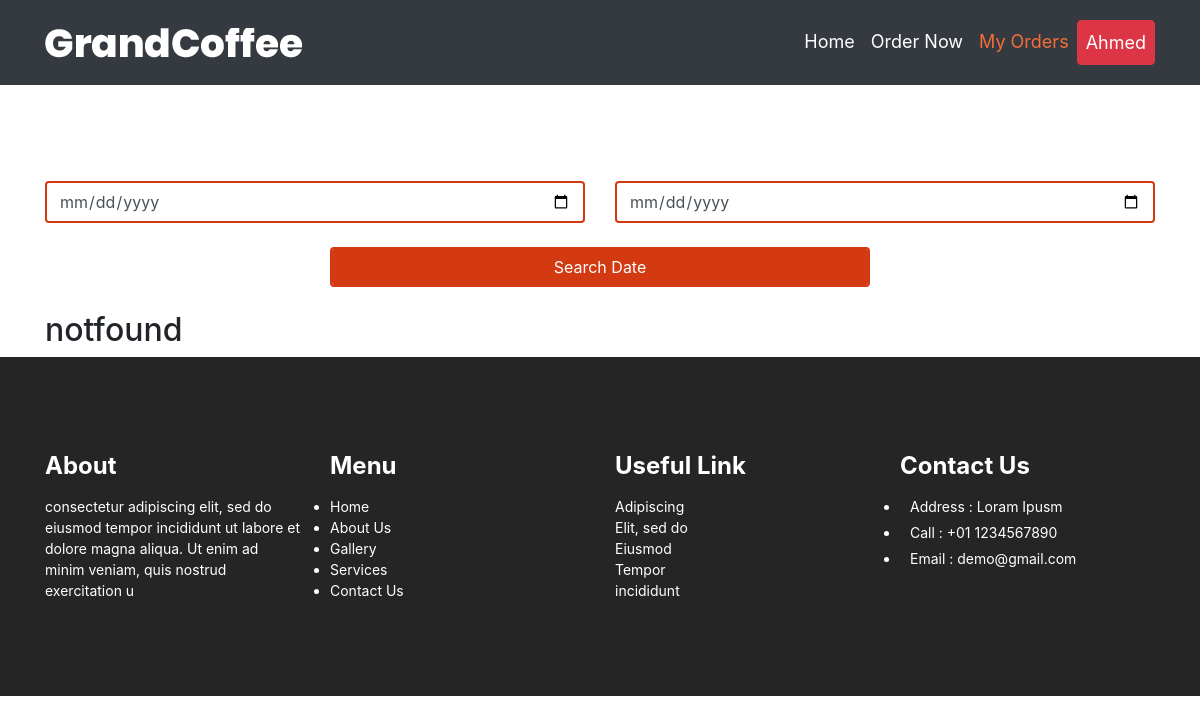
Before: /AhmedShuaib/newDP.php (signed in) with the older database file.
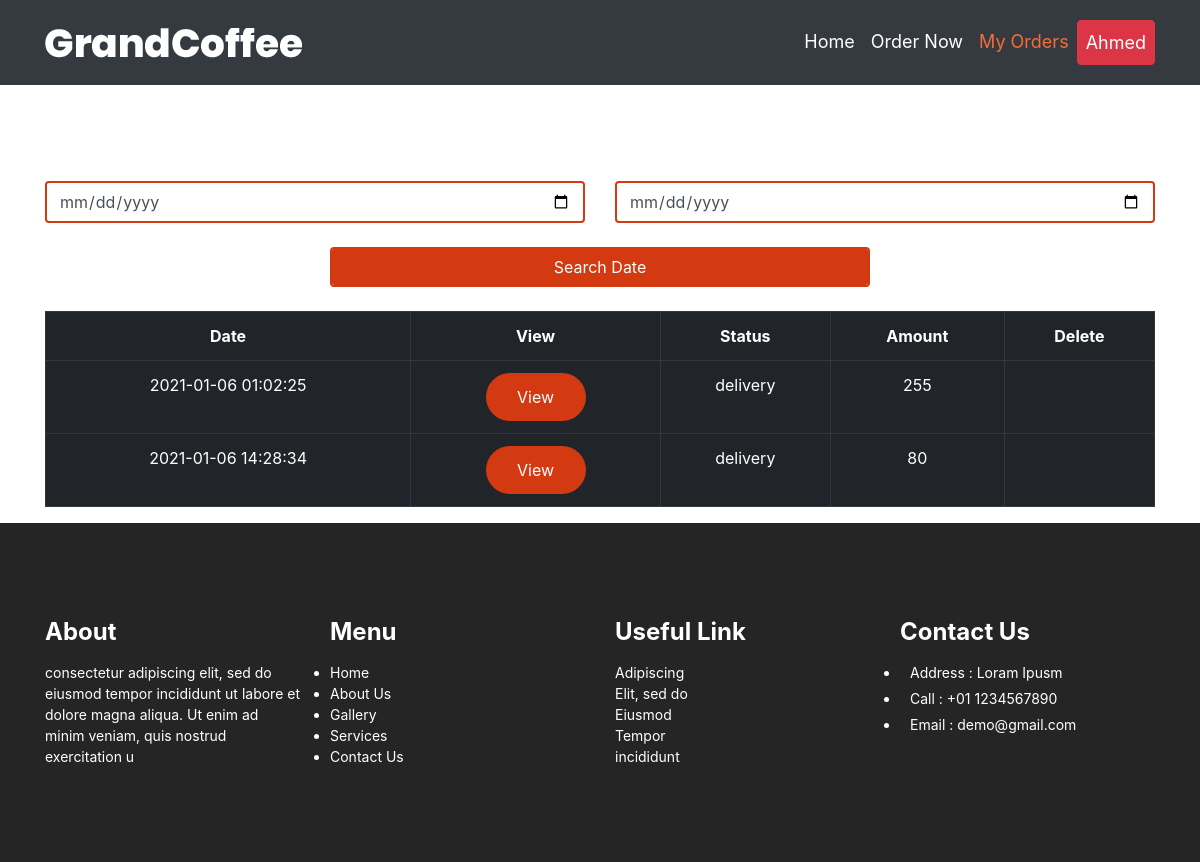
After: the same page with the newer database file.
### tables this page shows
CREATE TABLE IF NOT EXISTS `order_info` (
  `order_id` int NOT NULL AUTO_INCREMENT,
  `status` varchar(30) NOT NULL DEFAULT 'process',
  `user_fk` int NOT NULL,
  `date` datetime NOT NULL DEFAULT CURRENT_TIMESTAMP,
  `room` varchar(255) DEFAULT NULL,
  `note` varchar(255) DEFAULT NULL,
  `amount` int DEFAULT NULL,
  PRIMARY KEY (`order_id`),
  KEY `user_fk` (`user_fk`)
);

### AhmedShuaib/newDP.php (the view, shortened to what this page needs)
<?php
  $conn = mysqli_connect("localhost", "root", "root", "testorder");
      $query=mysqli_query($conn,"SELECT status,date,amount,order_id  FROM order_info where user_fk=".$_SESSION['user_id'] ) ;
      $count=mysqli_num_rows($query) ;
?>
<!DOCTYPE html>
<html>
<head>
    <link rel="stylesheet" href="../css/bootstrap.min.css" >
    <link rel="stylesheet" href="orderstyle.css" >
</head>
<body style="background-image:url('https://secure.static.tumblr.com/c69c1abeb6981723f568c6b2884d62d5/antrfuo/cs3n6zp96/tumblr_static_coffee-beans-string.jpg'); background-size: 1500px;">
<nav class="navbar navbar-expand-lg navbar-dark bg-dark">
   <div class="container">
               <div class="logo"><a href="#"><img src="../images/logo.png"></a></div>
               <div class="collapse navbar-collapse" id="navbarNav">
                  <ul class="navbar-nav ml-auto">
                     <li class="nav-item ">
                        <a class="nav-link" href="../home.php">Home</a>
                     </li>
                     <li class="nav-item">
                        <a class="nav-link" href="../Ahmedtarek/User/index.php">Order Now</a>
                     </li>
                     <li class="nav-item active">
                        <a class="nav-link" href="newDP.php">My Orders</a>
                     </li>
                        <a class="nav-link btn btn-danger" href="#"><?php echo $_SESSION['user_name']; ?> </a>
                  </ul>
   </div>
</nav>
            <br><br><br><br>
<div class="container">
<form  method="post">
     <div class="row">
     <div class="col-6">
    <input type="date"  name="FromDate" id="from" class="form-control" style="border:2px solid #d33a11;" ></div>
    <div class="col-6">
    <input type="date" name="ToDate" id="to" class="form-control" style="border:2px solid #d33a11;"></div>
    </div><br>
    <div class="row justify-content-center">
     <div class=" col-6 ">
    <input type="submit" name="search" id="search" value="Search Date" class="form-control font-weight-bolder"  style="border:2px solid #d33a11; background-color:#d33a11; color:#fff; color-weight:bold">
    </div>
    </div>
    <br>
    <?php
      if($count == "0")
      {
        echo '<h2>notfound</h2>' ;
      }
      else{  echo "<div id='table'> <table class='table table-dark table-bordered'  > <tr><th><center>Date</center></th>
                               <th><center>View</center></th>
                               <th><center>Status</center></th>
                               <th><center>Amount</center></th>
                               <th><center>Delete</center></th> </tr>" ;
        while($row = mysqli_fetch_array($query)){
          echo "<tr ><td class='text-center' >" .$row['date'] ." </td>
          <td><input type='button'  class='displayorder btn_delete' id=$row[order_id] value='View'></td>
                     <td class='text-center' >" .$row['status'] ."</td>
                     <td class='text-center' >" .$row['amount'] ."</td>
                    " ;
                     if ($row['status'] == "process"){
                      echo "<td> <a href='delete-order.php?delete=$row[order_id]  '> <input type='button' class='btn_delete' value='Delete'> </a></td>" ;
                     }else{
                       echo "<td> </td>" ;
                     }
          echo  "</tr>"  ;
        } echo "</table> </div>" ;
    }
    ?>
</form>
 </div>
         <div class="footer_section layout_padding">
         <div class="container">
            <div class="row">
               <div class="col-lg-3 col-sm-6">
                  <h3 class="useful_text">About</h3>
                  <p class="footer_text">consectetur adipiscing elit, sed do eiusmod tempor incididunt ut labore et dolore magna aliqua. Ut enim ad minim veniam, quis nostrud exercitation u</p>
               </div>
               <div class="col-lg-3 col-sm-6">
                  <h3 class="useful_text">Menu</h3>
                  <div class="footer_menu">
                     <ul>
                        <li><a href="index.html">Home</a></li>
                        <li><a href="about.html">About Us</a></li>
                        <li><a href="gallery.html">Gallery</a></li>
                        <li><a href="services.html">Services</a></li>
                        <li><a href="contact.html">Contact Us</a></li>
                     </ul>
                  </div>
               </div>
               <div class="col-lg-3 col-sm-6">
                  <h1 class="useful_text">Useful Link</h1>
                  <p class="dummy_text">Adipiscing Elit, sed do Eiusmod Tempor incididunt </p>
               </div>
               <div class="col-lg-3 col-sm-6">
                  <h1 class="useful_text">Contact Us</h1>
                  <div class="location_text">
                     <ul>
                        <li>
                           <a href="#">
                           <i class="fa fa-map-marker" aria-hidden="true"></i><span class="padding_left_10">Address : Loram Ipusm</span>
                           </a>
                        </li>
                        <li>
                           <a href="#">
                           <i class="fa fa-phone" aria-hidden="true"></i><span class="padding_left_10">Call : +01 1234567890</span>
                           </a>
                        </li>
                        <li>
                           <a href="#">
                           <i class="fa fa-envelope" aria-hidden="true"></i><span class="padding_left_10">Email : demo@gmail.com</span>
                           </a>
                        </li>
                     </ul>
                  </div>
               </div>
            </div>
         </div>
      </div>
</body>
</html>

### AhmedShuaib/orderstyle.css (style rules this page uses)
.navbar-dark .navbar-nav .active>.nav-link, .navbar-dark .navbar-nav .nav-link.active, .navbar-dark .navbar-nav .nav-link.show, .navbar-dark .navbar-nav .show>.nav-link { color: #f76d37; }
.navbar { padding: 20px 1rem; }
.navbar-expand-lg .navbar-nav .nav-link { padding-right: .5rem; padding-left: .5rem; font-size: 18px; color: #fff; }
.btn_delete { width: 100px; margin: 0 auto; text-align: center; font-size: 16px; color: #ffffff; background-color: #d33a11; padding: 12px 18px 12px 18px; border-radius: 30px; display: block; border: none; }
.footer_section { width: 100%; float: left; background-color: #252525; height: auto; padding: 95px 0px; }
.useful_text { width: 100%; font-size: 24px; color: #ffffff; margin-bottom: 15px; font-weight: bold; }
.footer_text { width: 100%; float: left; font-size: 14px; color: #ffffff; margin: 0px; }
.footer_menu { width: 100%; float: left; }
.footer_menu ul { margin: 0px; padding: 0px; }
.footer_menu li { font-size: 14px; color: #ffffff; }
.footer_menu li a { color: #ffffff; }
.dummy_text { width: 30%; float: left; font-size: 14px; color: #ffffff; margin: 0px; }
.location_text { width: 100%; float: left; }
.location_text ul { margin: 0px; padding: 0px; }
.location_text li { font-size: 14px; color: #ffffff; padding: 0px 0px 5px 0px; }
.location_text li a { color: #ffffff; }
.padding_left_10 { padding-left: 10px; }

Changed rows visible on the page:
added order_info: date "2021-01-06 01:02:25", status "delivery", amount "255"
added order_info: date "2021-01-06 14:28:34", status "delivery", amount "80"
Other visible differences:
text no longer shown: "notfound"
text now shown: "Date View Status Amount Delete"
